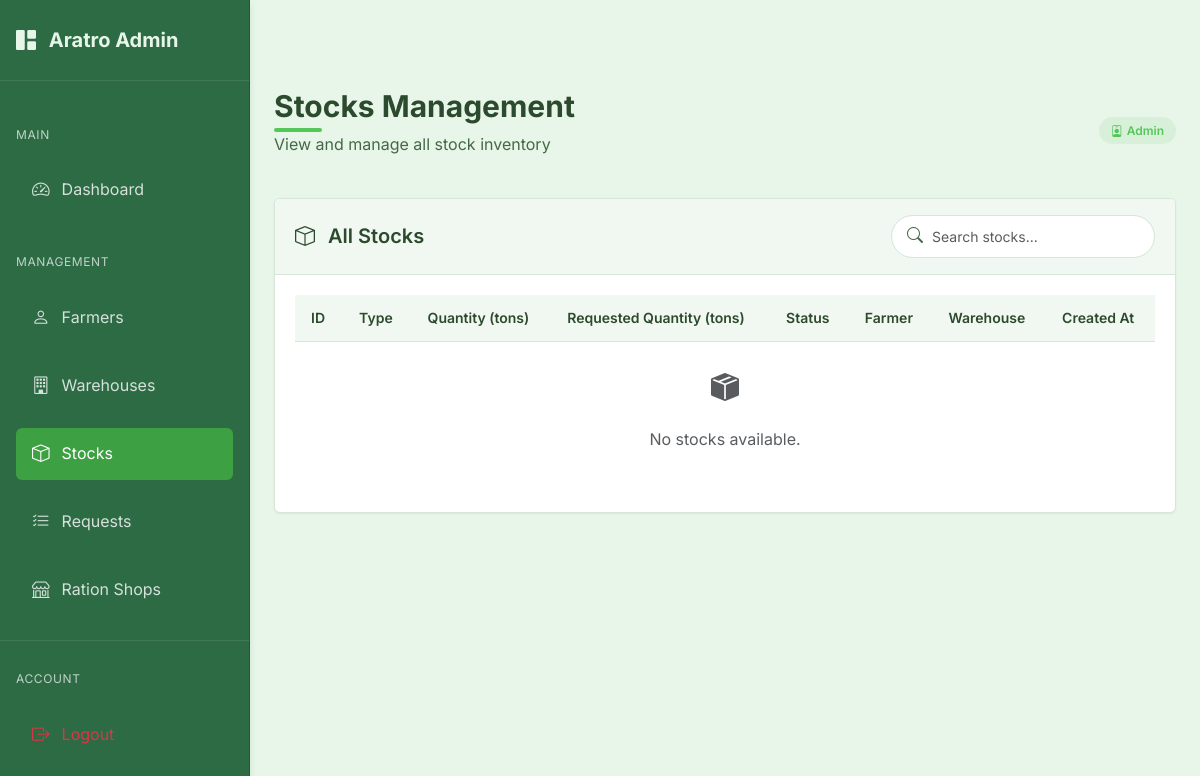
Before: /admin/stocks (signed in) with the older database file.
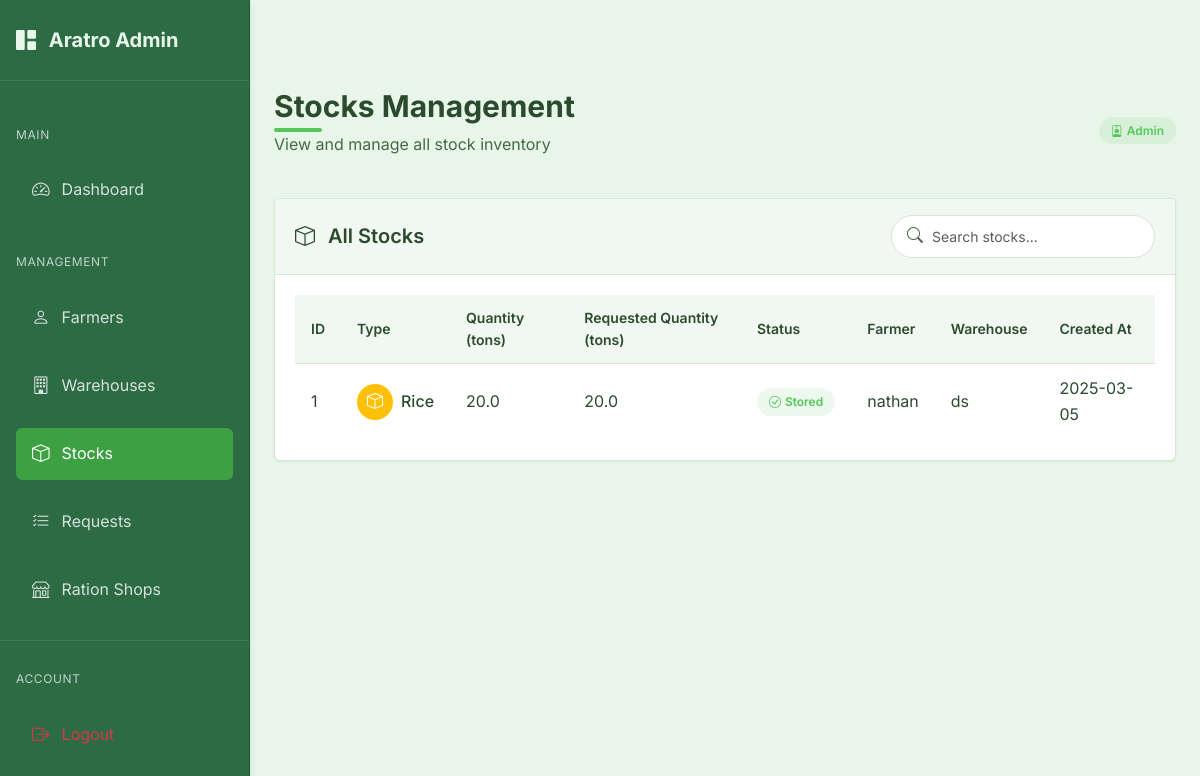
After: the same page with the newer database file.
### models.py (models this page shows, shortened)
class Stock(db.Model):
    id = db.Column(db.Integer, primary_key=True)
    type = db.Column(db.String(100), nullable=False)
    quantity = db.Column(db.Float, nullable=False)
    requested_quantity = db.Column(db.Float, nullable=False)  # Original requested quantity
    status = db.Column(db.String(20), nullable=False, default='pending')  # pending, stored, rejected
    farmer_id = db.Column(db.Integer, db.ForeignKey('farmer.id'), nullable=False)
    warehouse_id = db.Column(db.Integer, db.ForeignKey('warehouse.id'), nullable=False)
    created_at = db.Column(db.DateTime, nullable=False, default=datetime.utcnow)
    updated_at = db.Column(db.DateTime, nullable=False, default=datetime.utcnow, onupdate=datetime.utcnow)

class Farmer(db.Model):
    id = db.Column(db.Integer, primary_key=True)
    user_id = db.Column(db.Integer, db.ForeignKey('user.id'), nullable=False)
    name = db.Column(db.String(100), nullable=False)
    address = db.Column(db.String(200), nullable=False)
    aadhar_number = db.Column(db.String(12), unique=True, nullable=False)  # Exactly 12 digits
    phone_number = db.Column(db.String(10), nullable=False)  # Exactly 10 digits
    stocks = db.relationship('Stock', backref='farmer', lazy=True)

class Warehouse(db.Model):
    id = db.Column(db.Integer, primary_key=True)
    user_id = db.Column(db.Integer, db.ForeignKey('user.id'), nullable=False)
    manager_name = db.Column(db.String(100), nullable=False)
    name = db.Column(db.String(100), nullable=False)
    location = db.Column(db.String(200))
    latitude = db.Column(db.Float)
    longitude = db.Column(db.Float)
    phone_number = db.Column(db.String(20))
    warehouse_type = db.Column(db.String(20))  # 'private' or 'government'
    capacity = db.Column(db.Float)  # in tons
    available_space = db.Column(db.Float)  # in tons
    stocks = db.relationship('Stock', backref='warehouse', lazy=True)

### routes.py (the view)
@admin.route('/stocks')
@admin_required
def stocks():
    stocks = Stock.query.all()
    return render_template('admin/stocks.html', stocks=stocks)

### app.py (called while the page is built)
@login_manager.user_loader
def load_user(user_id):
    try:
        if user_id.startswith('admin_'):
            admin_id = int(user_id.split('_')[1])
            return Admin.query.get(admin_id)
        else:
            return User.query.get(int(user_id))
    except Exception as e:
        print(f"Error loading user: {e}")
        return None

@app.before_request
def before_request():
    session.permanent = True  # Use permanent session with lifetime set above

### models.py (called while the page is built)
    def get_id(self):
        return f"admin_{self.id}"

    def __repr__(self):
        return f'<Admin {self.email}>'

### routes.py (called while the page is built)
@admin.context_processor
def inject_admin_data():
    admin_data = {'current_user': current_user}
    if current_user.is_authenticated:
        admin_user = Admin.query.get(current_user.id)
        if admin_user:
            admin_data['admin_user'] = admin_user
    return admin_data

### templates/admin/stocks.html (shortened to what the changed rows need)
{% extends "admin/base_admin.html" %}
{% block admin_content %}
<div class="page-header d-flex justify-content-between align-items-center">
    <div>
        <h1 class="page-title">Stocks Management</h1>
    </div>
</div>
<div class="admin-card">
    <div class="admin-card-body">
        <div class="table-responsive">
            <table class="admin-table" id="stocksTable">
                <thead>
                    <tr>
                        <th>ID</th>
                        <th>Type</th>
                        <th>Quantity (tons)</th>
                        <th>Requested Quantity (tons)</th>
                        <th>Status</th>
                        <th>Farmer</th>
                        <th>Warehouse</th>
                        <th>Created At</th>
                    </tr>
                </thead>
                <tbody>
                    {% if stocks %}
                        {% for stock in stocks %}
                            <tr>
                                <td>{{ stock.id }}</td>
                                <td>
                                    <div class="d-flex align-items-center">
                                        <div class="avatar-circle bg-warning text-white d-flex align-items-center justify-content-center me-2" style="width: 36px; height: 36px; border-radius: 50%;">
                                            <i class="bi bi-box"></i>
                                        </div>
                                        <div>
                                            <span class="fw-medium">{{ stock.type }}</span>
                                        </div>
                                    </div>
                                </td>
                                <td>{{ stock.quantity }}</td>
                                <td>{{ stock.requested_quantity }}</td>
                                <td>
                                    {% if stock.status == 'pending' %}
                                        <span class="admin-badge admin-badge-warning">
                                            <i class="bi bi-hourglass-split me-1"></i>
                                            Pending
                                        </span>
                                    {% elif stock.status == 'stored' %}
                                        <span class="admin-badge admin-badge-success">
                                            <i class="bi bi-check-circle me-1"></i>
                                            Stored
                                        </span>
                                    {% elif stock.status == 'rejected' %}
                                        <span class="admin-badge admin-badge-danger">
                                            <i class="bi bi-x-circle me-1"></i>
                                            Rejected
                                        </span>
                                    {% else %}
                                        <span class="admin-badge admin-badge-primary">
                                            <i class="bi bi-info-circle me-1"></i>
                                            {{ stock.status }}
                                        </span>
                                    {% endif %}
                                </td>
                                <td>{{ stock.farmer.name }}</td>
                                <td>{{ stock.warehouse.name }}</td>
                                <td>{{ stock.created_at.strftime('%Y-%m-%d') }}</td>
                            </tr>
                        {% endfor %}
                    {% else %}
                        <tr>
                            <td colspan="8" class="text-center py-4">
                                <div class="text-muted">
                                    <i class="bi bi-box-seam-fill fs-3 mb-3 d-block"></i>
                                    <p>No stocks available.</p>
                                </div>
                            </td>
                        </tr>
                    {% endif %}
                </tbody>
            </table>
        </div>
    </div>
</div>
{% endblock %}

Changed rows visible on the page:
added Stock: id "1", type "Rice", quantity "20.0", requested_quantity "20.0", status "stored" (drawn), farmer.name "nathan", warehouse.name "ds", created_at "2025-03-05"
Other visible differences:
text no longer shown: "No stocks available."
